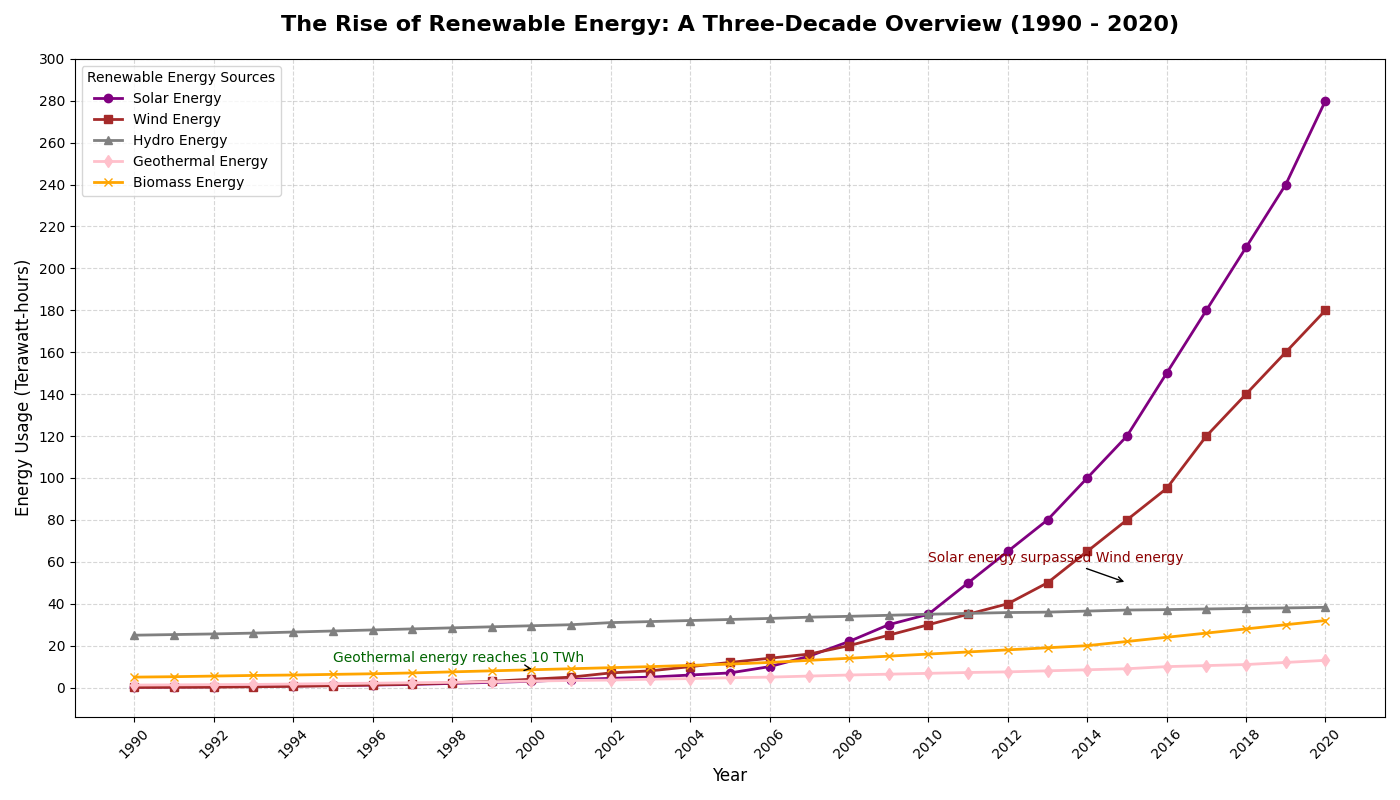

Write the Python code that produced this figure.
import matplotlib.pyplot as plt
import numpy as np

years = np.arange(1990, 2021)
solar_energy = np.array([0.2, 0.3, 0.4, 0.6, 0.8, 1, 1.2, 1.5, 2.0, 2.5, 3.0, 3.8, 4.4, 5.0, 6, 7, 10, 15, 22, 30, 35, 50, 65, 80, 100, 120, 150, 180, 210, 240, 280])
wind_energy = np.array([0.1, 0.15, 0.2, 0.4, 0.6, 0.9, 1.3, 1.7, 2.3, 3, 4, 5, 7, 8, 10, 12, 14, 16, 20, 25, 30, 35, 40, 50, 65, 80, 95, 120, 140, 160, 180])
hydro_energy = np.array([25, 25.3, 25.6, 26, 26.5, 27, 27.5, 28, 28.5, 29, 29.5, 30, 31, 31.5, 32, 32.5, 33, 33.6, 34, 34.5, 35, 35.4, 35.8, 36, 36.5, 37, 37.2, 37.5, 37.8, 38, 38.3])
geothermal_energy = np.array([1.2, 1.3, 1.4, 1.5, 1.7, 1.9, 2.1, 2.3, 2.5, 2.8, 3.1, 3.4, 3.6, 4, 4.3, 4.7, 5, 5.5, 6, 6.4, 6.8, 7.2, 7.5, 8, 8.5, 9, 10, 10.5, 11, 12, 13])
biomass_energy = np.array([5, 5.2, 5.5, 5.8, 6, 6.3, 6.6, 7, 7.5, 8, 8.5, 9, 9.5, 10, 10.6, 11.2, 12, 13, 14, 15, 16, 17, 18, 19, 20, 22, 24, 26, 28, 30, 32])

plt.figure(figsize=(14, 8))

plt.plot(years, solar_energy, color='purple', linestyle='-', linewidth=2, marker='o', label='Solar Energy')
plt.plot(years, wind_energy, color='brown', linestyle='-', linewidth=2, marker='s', label='Wind Energy')
plt.plot(years, hydro_energy, color='grey', linestyle='-', linewidth=2, marker='^', label='Hydro Energy')
plt.plot(years, geothermal_energy, color='pink', linestyle='-', linewidth=2, marker='d', label='Geothermal Energy')
plt.plot(years, biomass_energy, color='orange', linestyle='-', linewidth=2, marker='x', label='Biomass Energy')

plt.title('The Rise of Renewable Energy: A Three-Decade Overview (1990 - 2020)', fontsize=16, weight='bold', pad=20)
plt.xlabel('Year', fontsize=12)
plt.ylabel('Energy Usage (Terawatt-hours)', fontsize=12)

plt.grid(True, linestyle='--', alpha=0.5)
plt.xticks(years[::2], rotation=45)
plt.yticks(np.arange(0, 305, 20))

plt.legend(title='Renewable Energy Sources', loc='upper left', fontsize=10)

plt.annotate('Solar energy surpassed Wind energy', xy=(2015, 50), xytext=(2010, 60),
             arrowprops=dict(facecolor='black', arrowstyle='->'), fontsize=10, color='darkred')

plt.annotate('Geothermal energy reaches 10 TWh', xy=(2000, 9), xytext=(1995, 12),
             arrowprops=dict(facecolor='black', arrowstyle='->'), fontsize=10, color='darkgreen')

plt.tight_layout()

plt.show()
